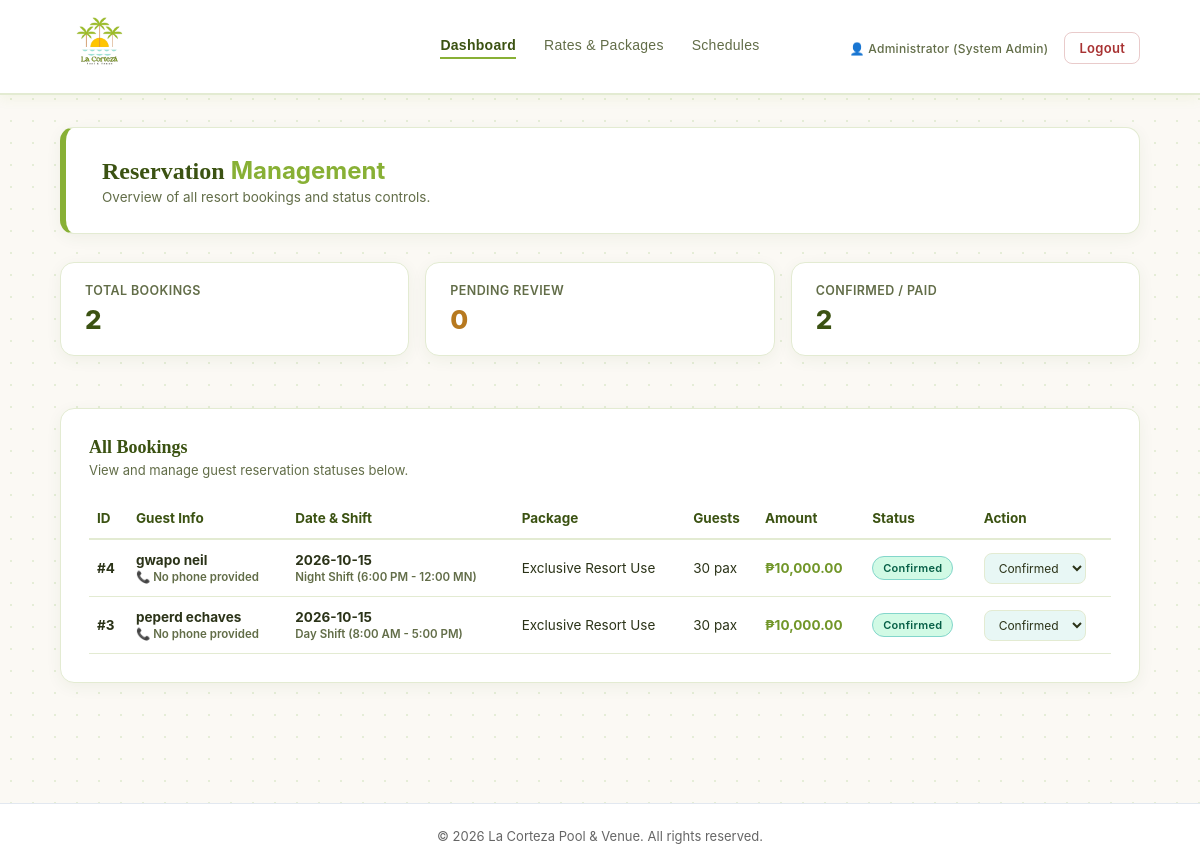
The page /admin/dashboard.php (signed in) on the database its author committed.
### tables this page shows
CREATE TABLE `reservations` (
  `id` int(11) NOT NULL,
  `user_id` int(11) NOT NULL,
  `phone_number` varchar(20) DEFAULT NULL,
  `reservation_date` date NOT NULL,
  `time_slot` varchar(100) NOT NULL,
  `package_type` varchar(100) NOT NULL,
  `guest_count` int(11) NOT NULL DEFAULT 1,
  `total_amount` decimal(10,2) NOT NULL DEFAULT 0.00,
  `status` varchar(50) DEFAULT 'Pending',
  `created_at` datetime NOT NULL DEFAULT current_timestamp(),
  `updated_at` datetime NOT NULL DEFAULT current_timestamp() ON UPDATE current_timestamp()
);

### admin/dashboard.php (the view, shortened to what this page needs)
<?php
require_once __DIR__ . '/../db/connect.php';
$total_res = 0;
$pending_res = 0;
$confirmed_res = 0;
$q_total = $conn->query("SELECT COUNT(*) as count FROM reservations");
if ($q_total) { $total_res = $q_total->fetch_assoc()['count'] ?? 0; }
$q_pending = $conn->query("SELECT COUNT(*) as count FROM reservations WHERE status = 'Pending' OR status = '' OR status IS NULL");
if ($q_pending) { $pending_res = $q_pending->fetch_assoc()['count'] ?? 0; }
$q_confirmed = $conn->query("SELECT COUNT(*) as count FROM reservations WHERE status IN ('Confirmed', 'Paid')");
if ($q_confirmed) { $confirmed_res = $q_confirmed->fetch_assoc()['count'] ?? 0; }
$query = "SELECT r.*,
                 COALESCE(NULLIF(a.full_name, ''), NULLIF(TRIM(CONCAT(COALESCE(a.firstname,''), ' ', COALESCE(a.lastname,''))), ''), 'Guest Customer') AS full_name,
                 COALESCE(NULLIF(r.phone_number, ''), 'No phone provided') AS phone
          FROM reservations r
          LEFT JOIN accounts a ON r.user_id = a.id
          ORDER BY r.created_at DESC";
$result = $conn->query($query);
?>
<!DOCTYPE html>
<html lang="en">
<head>
    <link rel="stylesheet" href="../css/style.css?v=<?php echo time(); ?>">
</head>
<body>
    <header class="navbar navbar-centered">
        <div class="nav-brand">
            <a href="dashboard.php" class="logo-link">
                <img src="../css/images/logo.png" alt="La Corteza Logo" class="brand-logo-img">
            </a>
        </div>
        <nav class="nav-links">
            <a href="dashboard.php" class="active">Dashboard</a>
            <a href="packages.php">Rates &amp; Packages</a>
            <a href="schedules.php"> Schedules</a>
        </nav>
        <div class="nav-actions">
            <span class="user-id">👤 Administrator (<?php echo htmlspecialchars($_SESSION['admin_name'] ?? 'System Administrator'); ?>)</span>
            <a href="logout.php" class="logout-btn">Logout</a>
        </div>
    </header>
    <main class="dashboard-container">
        <div class="welcome-banner">
            <div>
                <h1>Reservation <span>Management</span></h1>
                <p>Overview of all resort bookings and status controls.</p>
            </div>
        </div>
        <div class="reservation-stats-grid">
            <div class="stat-card">
                <span class="stat-label">TOTAL BOOKINGS</span>
                <div class="stat-value"><?php echo $total_res; ?></div>
            </div>
            <div class="stat-card">
                <span class="stat-label">PENDING REVIEW</span>
                <div class="stat-value text-warning"><?php echo $pending_res; ?></div>
            </div>
            <div class="stat-card">
                <span class="stat-label">CONFIRMED / PAID</span>
                <div class="stat-value"><?php echo $confirmed_res; ?></div>
            </div>
        </div>
        <div class="booking-card" style="margin-top: 24px;">
            <h3 style="color: var(--color-dark-olive); margin-bottom: 4px;">All Bookings</h3>
            <p class="card-desc" style="margin-bottom: 20px;">View and manage guest reservation statuses below.</p>
            <div style="overflow-x: auto;">
                <table style="width: 100%; border-collapse: collapse; text-align: left; font-size: 13.5px;">
                    <thead>
                        <tr style="border-bottom: 2px solid var(--color-border); color: var(--color-dark-olive);">
                            <th style="padding: 12px 8px;">ID</th>
                            <th style="padding: 12px 8px;">Guest Info</th>
                            <th style="padding: 12px 8px;">Date & Shift</th>
                            <th style="padding: 12px 8px;">Package</th>
                            <th style="padding: 12px 8px;">Guests</th>
                            <th style="padding: 12px 8px;">Amount</th>
                            <th style="padding: 12px 8px;">Status</th>
                            <th style="padding: 12px 8px;">Action</th>
                        </tr>
                    </thead>
                    <tbody>
                        <?php if ($result && $result->num_rows > 0): ?>
                            <?php while ($row = $result->fetch_assoc()): ?>
                                <?php
                                    $shift = $row['time_slot'] ?? $row['shift'] ?? 'N/A';
                                    $guests = $row['guest_count'] ?? $row['adults_count'] ?? 0;
                                    $amount = $row['total_amount'] ?? $row['amount'] ?? 0;
                                    $status = trim($row['status'] ?? 'Pending');
                                    $statusClass = 'status-pending';
                                    if ($status === 'Confirmed' || $status === 'Paid') {
                                        $statusClass = 'status-confirmed';
                                    } elseif ($status === 'Cancelled') {
                                        $statusClass = 'status-cancelled';
                                    }
                                ?>
                                <tr style="border-bottom: 1px solid var(--color-border);">
                                    <td style="padding: 12px 8px;"><strong>#<?php echo $row['id']; ?></strong></td>
                                    <td style="padding: 12px 8px;">
                                        <strong><?php echo htmlspecialchars($row['full_name']); ?></strong><br>
                                        <span class="info-label">📞 <?php echo htmlspecialchars($row['phone']); ?></span>
                                    </td>
                                    <td style="padding: 12px 8px;">
                                        <strong><?php echo htmlspecialchars($row['reservation_date'] ?? 'N/A'); ?></strong><br>
                                        <span class="info-label"><?php echo htmlspecialchars($shift); ?></span>
                                    </td>
                                    <td style="padding: 12px 8px;"><?php echo htmlspecialchars($row['package_type'] ?? 'Standard'); ?></td>
                                    <td style="padding: 12px 8px;"><?php echo htmlspecialchars($guests); ?> pax</td>
                                    <td style="padding: 12px 8px;"><strong style="color: var(--color-palm-green-hover);">₱<?php echo number_format($amount, 2); ?></strong></td>
                                    <td style="padding: 12px 8px;">
                                        <span class="status-badge <?php echo $statusClass; ?>">
                                            <?php echo htmlspecialchars($status); ?>
                                        </span>
                                    </td>
                                    <td style="padding: 12px 8px;">
                                        <form method="POST">
                                            <select name="status" class="form-input" style="padding: 6px 10px; font-size: 12px; width: auto;" onchange="this.form.submit()">
                                                <option value="Confirmed" <?php echo ($status === 'Confirmed') ? 'selected' : ''; ?>>Confirmed</option>
                                            </select>
                                        </form>
                                    </td>
                                </tr>
                            <?php endwhile; ?>
                        <?php else: ?>
                            <tr>
                                <td colspan="8" style="text-align: center; padding: 24px; color: var(--color-text-muted);">No reservations found in database.</td>
                            </tr>
                        <?php endif; ?>
                    </tbody>
                </table>
            </div>
        </div>
    </main>
    <footer style="margin-top: 60px; padding: 24px 20px; text-align: center; border-top: 1px solid #e2e8f0; font-size: 13px; color: #666; background-color: #fff;">
        <p>&copy; <?php echo date('Y'); ?> La Corteza Pool & Venue. All rights reserved.</p>
    </footer>
</body>
</html>

### rows shown on the page
reservations: id "4", full_name "gwapo neil", phone "No phone provided", reservation_date "2026-10-15", time_slot "Night Shift (6:00 PM - 12:00 MN)", package_type "Exclusive Resort Use", guest_count "30", total_amount "10,000.00", status "Confirmed"
reservations: id "3", full_name "peperd echaves", phone "No phone provided", reservation_date "2026-10-15", time_slot "Day Shift (8:00 AM - 5:00 PM)", package_type "Exclusive Resort Use", guest_count "30", total_amount "10,000.00", status "Confirmed"

### other values the page prints
$_SESSION['admin_name'] "System Admin"
$total_res "2"
$pending_res "0"
$confirmed_res "2"
